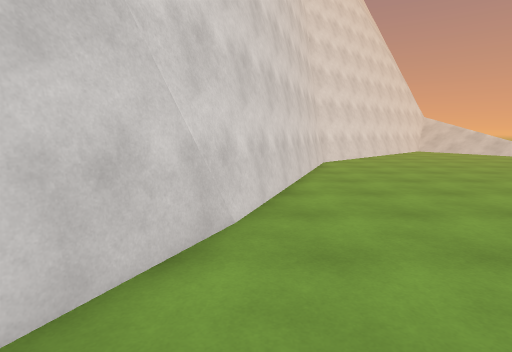
view 1 (above)

16 first-person views from a walk through a scene from a Unity 3-D project. The camera is 1.5 m above the floor, tilts 8° down and sees 80° across. The floor is counted in squares, 1 m on a side. Each view is taken from the middle of a square. On the plan, view 1 faces up. The plan holds only what a view shows up to about 15 squares ahead; the rest is blank. The place goes on beyond the plan.

view 2
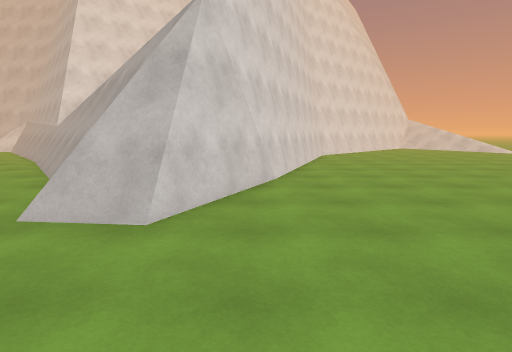

view 3
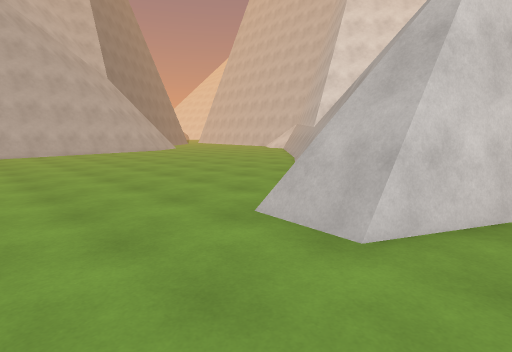

view 4
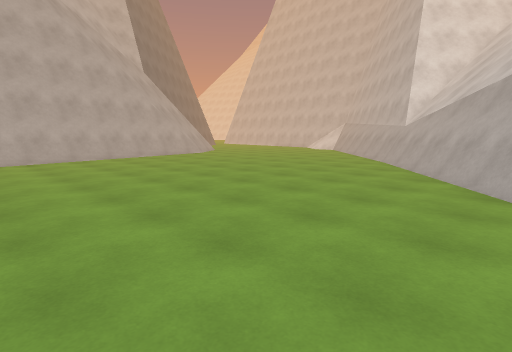

view 5
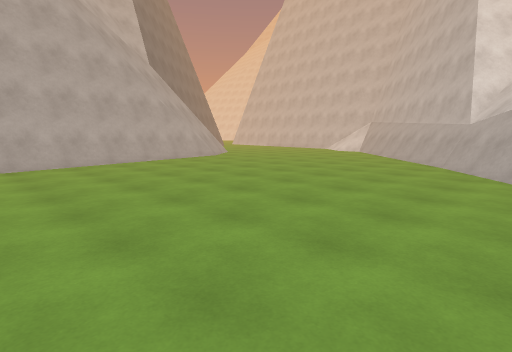

view 6
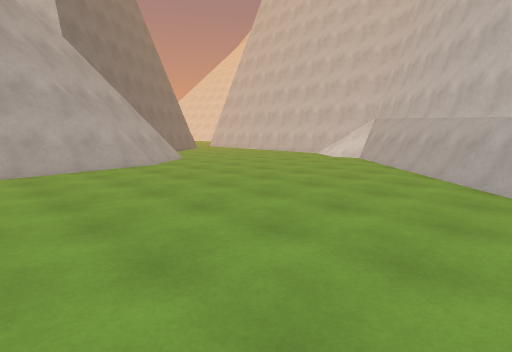

view 7
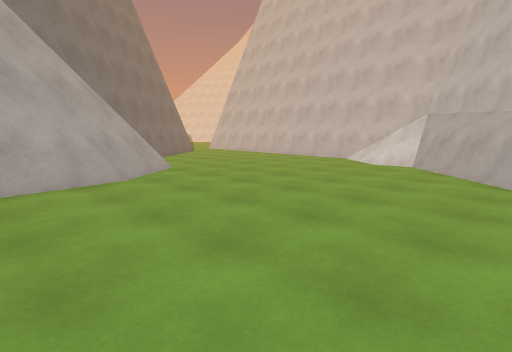

view 8
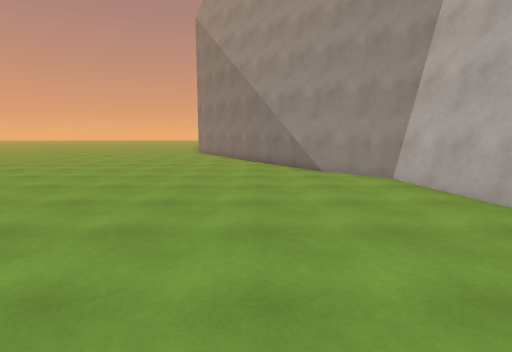

view 9
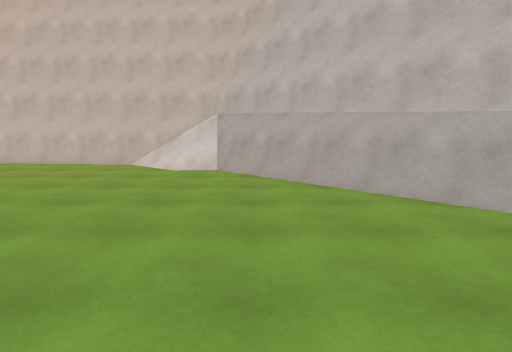

view 10
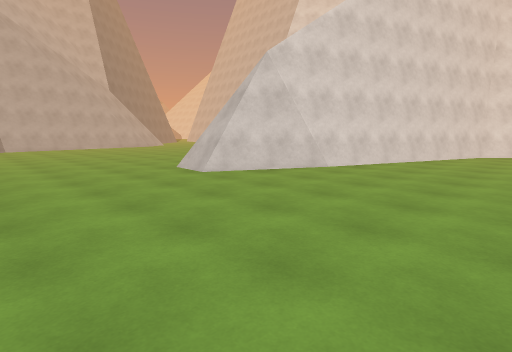

view 11
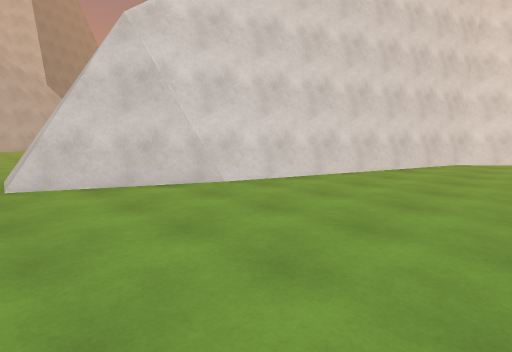

view 12
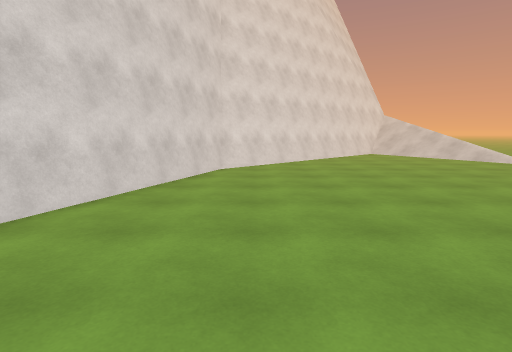

view 13
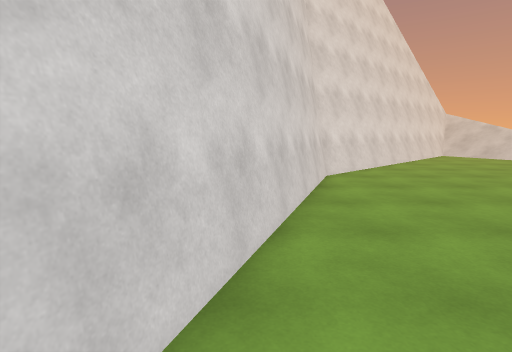

view 14
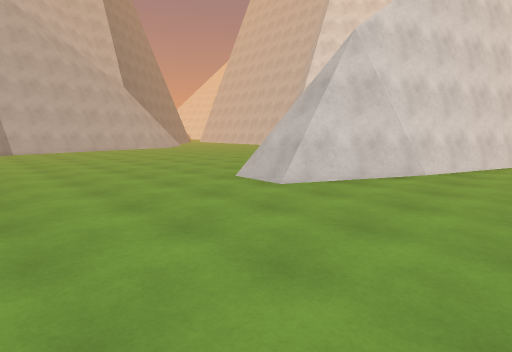

view 15
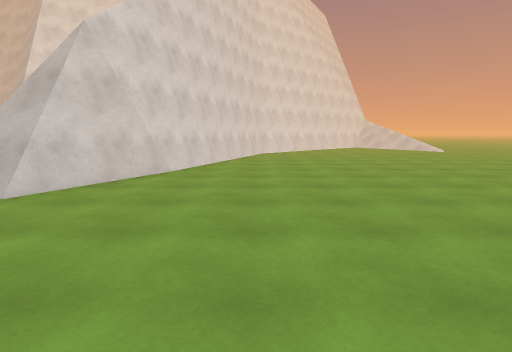

view 16
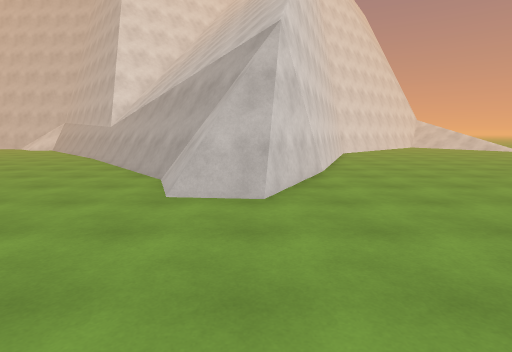

### Floor plan
Points are (right, up) in squares from view 1. A wall is a line through its corners. A room is listed if a view was taken in it or the views show most of it. See-through windows are left out.
Room 1 (views 1, 2, 3, 4, 5, 6, 7, 8, 9, 10, 11, 12, 13, 14, 15, 16)
walls: (-4.6, 3.1) (-20.6, 20); (-4.4, 3.2) (-20.6, 20.3); (-4.4, 0.9) (-5.1, 2.8); (-4.5, 0.4) (-5.3, 2.7); (-12.1, 11.5) (-20.7, 20.6); (-12, 11.7) (-20.8, 21); (-2.6, 0.8) (-4.3, 1) (-4.9, 2.8); (-2.6, 0.7) (-4.2, 0.8); (-2.6, 0.4) (-4.6, 0.6); (-0.5, 4.9) (-2.7, 0.2); (-25, 1.5) (-24, -4.3) (-23.1, -5.4); (-21.3, -6.4) (-20.7, -7.5); (-23.9, -4.1) (-23.2, -5.1); (-23.3, -5.1) (-20.7, -7.4); (-25.9, 8.5) (-23.8, -4.2); (-19.2, 19.5) (-20.7, 21.4); (-19, 19.7) (-20.7, 21.9) (-23.9, 22.2); (-19.4, 20.7) (-20.7, 22.1) (-22.9, 22.3); (-28.6, 10.5) (-25.9, 7.1) (-25.2, 3.1); (-28.5, 10.8) (-25.8, 7.3); (-19.6, 21.1) (-20.7, 22.3); (3.6, 16.6) (-0.8, 4.2); (-21.7, 21.7) (-26, 22.2); (-22.8, 21.7) (-27.4, 22.2); (7.1, 19.9) (3.4, 16.4); (7.4, 19.9) (3.4, 16.1)
low walls: (-8.7, 6.5) (-12.5, 11.1); (-6.4, 3.5) (-8.5, 6.2); (-5.8, 2.7) (-6.3, 3.4); (-5, 3.1) (-12.6, 11.2); (-4.7, 0.4) (-5.6, 2.9) (-12.4, 11.4); (-12.9, 11.5) (-13.6, 12.2); (-13.8, 12.5) (-14.5, 13.2); (-2.8, 0.1) (-5, 0.3) (-5.4, 1.4); (-2.7, 0.2) (-4.5, 0.4); (-14.8, 13.5) (-15.5, 14.3); (-15.7, 14.5) (-16.6, 15.4); (-16.7, 15.5) (-17.5, 16.4); (-24.1, -0.6) (-23.7, -3.4); (-17.6, 16.5) (-18.5, 17.4); (-25.4, 6.6) (-24.8, 3); (-23.6, -4) (-23.1, -4.9); (-23.3, -4.7) (-21.2, -6.7); (-25.7, 8.6) (-25.5, 7.4); (-18.6, 17.5) (-20.4, 19.4); (-28.3, 11.4) (-25.7, 8); (-28.5, 11.1) (-25.8, 7.7); (-28.3, 11.6) (-25.7, 8.2); (-24.1, 21.6) (-28.4, 22.1); (7.3, 19.5) (3.4, 15.8)

Positions as (right, up) in squares from view 1, and headings:
1: (0, 0), facing up
2: (-1, -5), facing up
3: (-1, -4), facing up-left
4: (-6, -5), facing up-left
5: (-9, -4), facing up-left
6: (-12, 2), facing up-left
7: (-16, 5), facing up-left
8: (-19, 6), facing down
9: (-19, 7), facing up
10: (7, -7), facing up-left
11: (7, -1), facing up-left
12: (5, 3), facing up
13: (1, 5), facing up
14: (3, -7), facing up-left
15: (3, -7), facing up
16: (-3, -7), facing up
